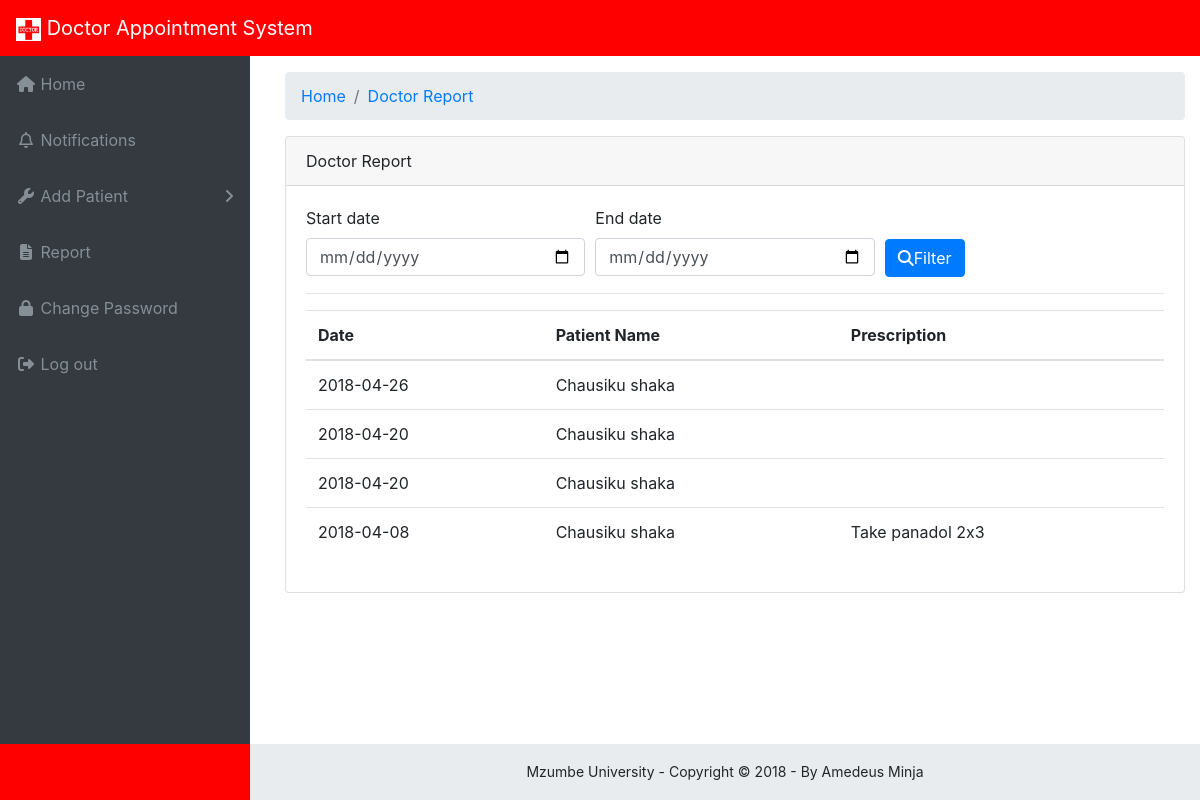
Screenshot of /doctor-report.php (signed in) with the database file from the repository.
### tables this page shows
CREATE TABLE IF NOT EXISTS `appointment` (
  `appid` int(10) NOT NULL AUTO_INCREMENT,
  `patientid` int(10) NOT NULL,
  `doctorid` int(10) NOT NULL,
  `date` date NOT NULL,
  `time` time(6) NOT NULL,
  `prescription` varchar(500) NOT NULL,
  `status` varchar(30) NOT NULL DEFAULT 'pending',
  PRIMARY KEY (`appid`),
  KEY `patientid` (`patientid`),
  KEY `doctorid` (`doctorid`)
);

CREATE TABLE IF NOT EXISTS `person` (
  `email` varchar(50) NOT NULL,
  `fname` varchar(50) NOT NULL,
  `lname` varchar(50) NOT NULL,
  `gender` varchar(50) NOT NULL,
  `phonenumber` varchar(10) NOT NULL,
  `dob` date NOT NULL,
  `streetaddress` varchar(200) NOT NULL,
  `city` varchar(20) NOT NULL,
  `state` varchar(20) NOT NULL,
  `pincode` varchar(20) NOT NULL,
  `role` varchar(30) NOT NULL,
  PRIMARY KEY (`email`)
);

### doctor-report.php (the view, shortened to what this page needs)
<?php
include './Connectivity.php';
$queryPerson = "select person.email, person.fname, person.lname, doctor.doctorid, doctor.specialization from person inner join doctor on person.email = doctor.email where person.email='" . $_SESSION ['email'] . "'";
$getPerson = mysqli_query($conn, $queryPerson);
$person = mysqli_fetch_array($getPerson);
$docId = $person['doctorid'];
$startdate = isset($_GET['startdate'])?$_GET['startdate']:'1990-04-27';
$enddate = isset($_GET['enddate'])?$_GET['enddate']: '2400-04-27';
$queryHist = "SELECT appointment.appid, appointment.date, patient.patientid, person.fname, person.lname, appointment.prescription FROM appointment INNER JOIN patient on appointment.patientid = patient.patientid INNER JOIN person on patient.email= person.email WHERE appointment.doctorid=$docId and (appointment.date between '$startdate' and '$enddate') ORDER BY appointment.date DESC ";
$getHist = mysqli_query($conn, $queryHist);
$appHist = mysqli_fetch_all($getHist);
?>
<!DOCTYPE html>
<html lang="en">
    <head>
        <?php include 'includes/head_tag.php' ?>
    </head>
    <body class="fixed-nav sticky-footer bg-dark" id="page-top">
        <?php include 'includes/header.php' ?>
        <div class="content-wrapper">
            <div class="container-fluid">
                <ol class="breadcrumb">
                    <li class="breadcrumb-item">
                        <a href="home.php">Home</a>
                    </li>
                    <li class="breadcrumb-item">
                        <a href="doctor-report.php">Doctor Report</a>
                    </li>
                </ol>
                <div class="row">
                    <div class="col-md-12">
                        <div class="card mb-3">
                            <div class="card-header">Doctor Report
                            </div>
                            <div class="card-body">
                                <form action="doctor-report.php" method="get">
                                 <div class="form-group">
                                        <div class="form-row">
                                            <div class="col-md-4">
                                                <label for="exampleInputName">Start date</label>
                                                <input class="form-control" required="" id="exampleInputName" type="date"name="startdate" aria-describedby="startdate" placeholder="Start date">
                                            </div>
                                            <div class="col-md-4">
                                                <label for="exampleInputLastName">End date</label>
                                                <input class="form-control" required=""  id="exampleInputLastName" type="date" name="enddate"aria-describedby="enddate" placeholder="End date<">
                                            </div>
                                            <div class="col-md-4">
                                                <label for="exampleInputLastName"></label><br>
                                                <button style="margin-top: 9px;" type="submit" class="btn btn-primary"><i class="fa fa-search"></i>Filter</button>
                                            </div>
                                        </div>
                                    </div>
                                </form>
                                <hr>
                                <table class="table dataTable">
                                    <thead>
                                        <tr>
                                           <th>Date</th>
                                            <th>Patient Name</th>
                                            <th>Prescription</th>
                                        </tr>
                                    </thead>
                                    <tbody>
                                        <?php foreach ($appHist as $app) {
                                          ?>
                                        <tr>
                                            <td><?=$app[1]?></td>
                                            <td><?= $app[3].' '. ($app[4])?></td>
                                            <td><?=$app[5]?></td>
                                        </tr>
                                        <?php
                                        }?>
                                    </tbody>
                                </table>
                            </div>
                        </div>
                </div>
            </div>
            <?php
            include './includes/footer.php';
            ?>
        </div>
            <link rel="stylesheet" type="text/css" href="https://cdn.datatables.net/v/dt/dt-1.10.16/datatables.min.css"/>
<link rel="stylesheet" type="text/css" href="https://cdn.datatables.net/buttons/1.5.1/css/buttons.dataTables.min.css"/>
    </body>
</html>

### css/sb-admin.css (style rules this page uses)
html { position: relative; min-height: 100%; }
body { overflow-x: hidden; }
body.sticky-footer { margin-bottom: 56px; }
body.sticky-footer .content-wrapper { min-height: calc(100vh - 56px - 56px); padding-left: 20px; }
body.fixed-nav { padding-top: 56px; }
.content-wrapper { min-height: calc(100vh - 56px); padding-top: 1rem; }
.content-wrapper { overflow-x: hidden; background: white; }
@media (min-width: 992px) { .content-wrapper { margin-left: 250px; } }

### includes/head_tag.php (style rules this page uses)
.bg-dark { background-color: red!important; }

### rows the page displays
appointment: date "2018-04-26", person.fname "Chausiku", person.lname "shaka"
appointment: date "2018-04-20", person.fname "Chausiku", person.lname "shaka"
appointment: date "2018-04-20", person.fname "Chausiku", person.lname "shaka"
appointment: date "2018-04-08", person.fname "Chausiku", person.lname "shaka", prescription "Take panadol 2x3"
